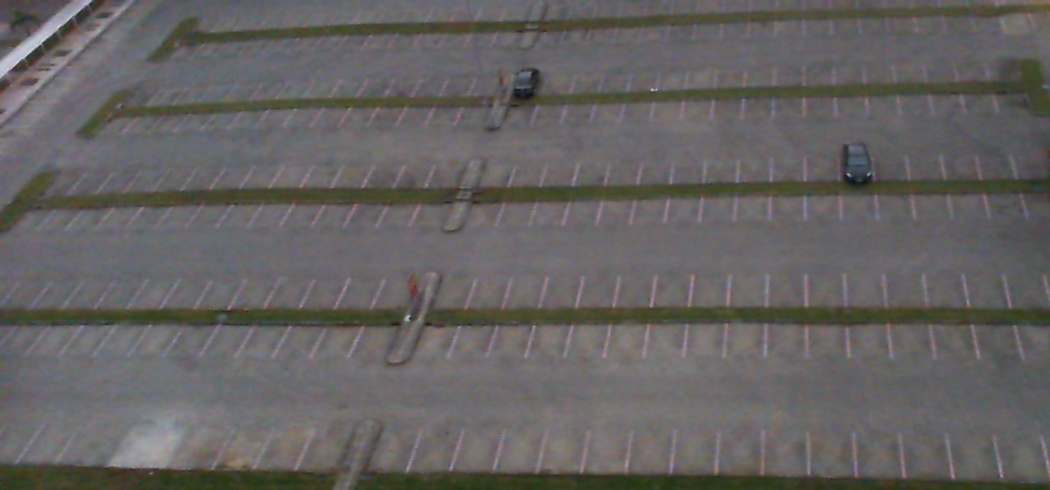
#> input picture Other/ParkingLot/img/test_empty.jpg, 1050 x 490 px, found by its file name
$ jupyter execute --allow-errors McNulty_Scratch_project03-Copy1.ipynb   (shell and % lines are left out)   (Python 2 division)   (older library calls are emulated)
#> lines starting #> are read from the running program, lines starting #| are printed output that depends on the picture; long printed decimals are rounded
[cell 1]
import os
import pandas as pd
import numpy as np
from matplotlib import pyplot as plt
import cv2
from plotly.offline import download_plotlyjs, init_notebook_mode, plot, iplot

[cell 2]
# [13 lines of commented-out code are left out]

[cell 3]
# [17 lines of commented-out code are left out]

[cell 4]
#create working sift file for notebook

# img = cv2.imread('/Users/cbuie/Downloads/PKLot/PKLot/PUCPR/Cloudy/2012-09-12/cropped_img/2012-09-12_06_20_57.jpg')
# img = cv2.imread('/Users/cbuie/Downloads/PKLot/PKLot/PUCPR/Cloudy/2012-09-12/cropped_img/2012-09-12_07_18_22.jpg')
# img = cv2.imread('/Users/cbuie/Desktop/rohan.png')
img = cv2.imread('/Users/cbuie/Desktop/test_empty.jpg')
#> img is the input picture: shape (490, 1050, 3); mean B, G, R 97.3, 98.1, 100.8

gray= cv2.cvtColor(img,cv2.COLOR_BGR2GRAY)
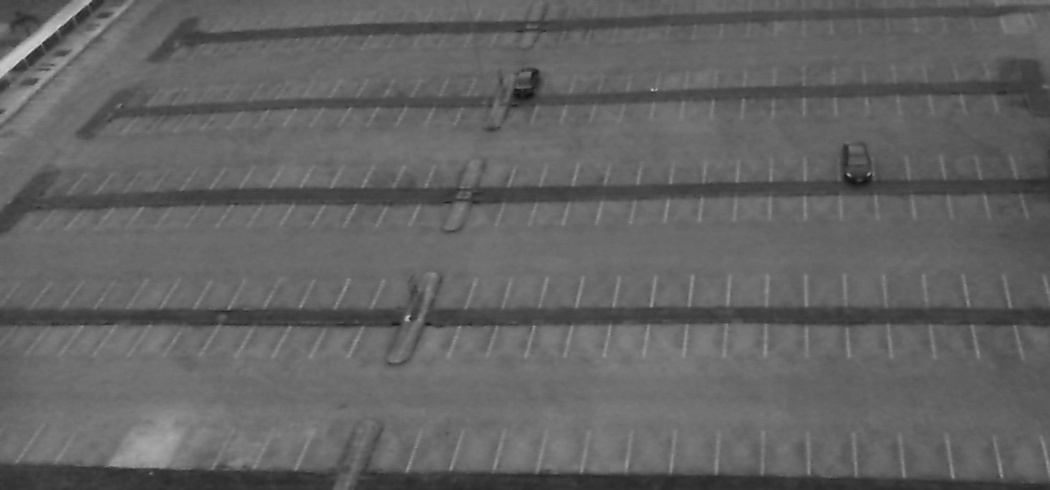
#> gray: shape (490, 1050); min 17, max 214, mean 98.8


sift = cv2.SIFT()
kp = sift.detect(gray,None)
#> kp = 404 keypoints; strongest (x, y, size): (849, 175, 2.2), (407, 318, 3.8), (868, 174, 2.1), (36, 54, 8.5)

img=cv2.drawKeypoints(img,kp)
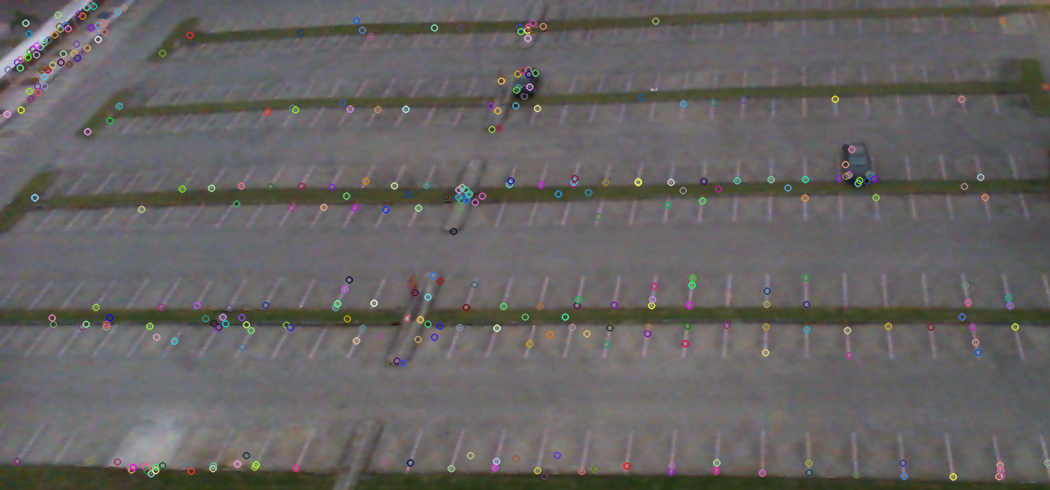
#> img: shape (490, 1050, 3); mean B, G, R 97.9, 98.6, 101.3

cv2.imwrite('/Users/cbuie/Desktop/test_empty_sift.jpg',img)
#> Out = True

[cell 5]
for i in range(5):
    mip  = kp[i]
    print mip.pt, mip.response, mip.size, mip.octave
#> this loop made 5 passes
#> mip on passes 1 to 5: keypoint at (6.7, 113.7), size 4.3, keypoint at (7.6, 69.3), size 2.2, keypoint at (16.9, 461.1), size 2.9, keypoint at (17, 61.9), size 2.1, keypoint at (19.8, 67.5), size 7.9
#| (6.706, 113.728) 0.01512 4.290 12845312
#| (7.615, 69.287) 0.02092 2.157 13238783
#| (16.888, 461.064) 0.01501 2.923 1836031
#| (16.994, 61.925) 0.03421 2.078 10551807
#| (19.782, 67.463) 0.04137 7.918 7012609

[cell 6]
#plot the sift points for the image. Added inversion for y coords to match parking spot points
def get_points (kp):
    points_list = []
    for i in kp:
       points_list.append(i.pt)
#> this loop made 404 passes
#> after the loop, points_list = 404 pairs, first value 6.71 to 1047.2, second value 3.85 to 476.3
    return points_list

img_coords = get_points(kp)
#> img_coords has the same summary as points_list in get_points

list1, list2 = zip(*img_coords)
#> list1 = 404 values from 6.71 to 1047.2; list2 = 404 values, max 476.3 at index 375, min 3.85 at index 57, mean 234.9
list2 = np.array(list2)*-1
#> list2 = 404 values, max -3.85 at index 57, min -476.3 at index 375, mean -234.9
plt.figure(figsize=(16,10))
plt.scatter(list1,list2,alpha=0.4);


df = pd.DataFrame({
        'x': list1,
        'y': list2
    })
#> df = table of 404 rows and 2 columns

#> (the rest of this cell did not finish here and is left out)

[cell 7]
#check coordinates

for i in range(5):print img_coords[i]
#> this loop made 5 passes
#| (6.706, 113.728)
#| (7.615, 69.287)
#| (16.888, 461.064)
#| (16.994, 61.925)
#| (19.782, 67.463)

[cell 8]
# [8 lines of commented-out code are left out]

#> (a cell that did not finish here is left out)

[cell 10]
len(df)
#> Out = 404

#> (a cell that did not finish here is left out)

[cell 12]
#min distance of closest parking spot for sift points
#test of function on itself, it should return the exact point coords


from numpy import random
from scipy.spatial import distance

#> (the rest of this cell did not finish here and is left out)

[cell 13]
#Calculate closest parking spot for all sift ponits

from scipy.spatial import distance
from scipy.spatial.distance import pdist, squareform


#> (the rest of this cell did not finish here and is left out)

#> (a cell that did not finish here is left out)

[cell 15]
import plotly.plotly as py
import cufflinks as cf
import pandas as pd
import numpy as np

cf.set_config_file(offline=True, world_readable=True, theme='white')
#> (this line was passed over: cufflinks is not available in this run)


#> (the rest of this cell did not finish here and is left out)

[cell 16]
#KDTree

from sklearn.neighbors import KDTree
import numpy as np
#> (the rest of this cell did not finish here and is left out)

[cell 17]
import cv2
import numpy as np
from matplotlib import pyplot as plt


img = cv2.imread('/Users/cbuie/Desktop/test_empty.jpg')
img = cv2.medianBlur(img,5)

kernel = np.ones((5,5),np.float32)/25

ret,th1 = cv2.threshold(img,127,255,cv2.THRESH_BINARY)
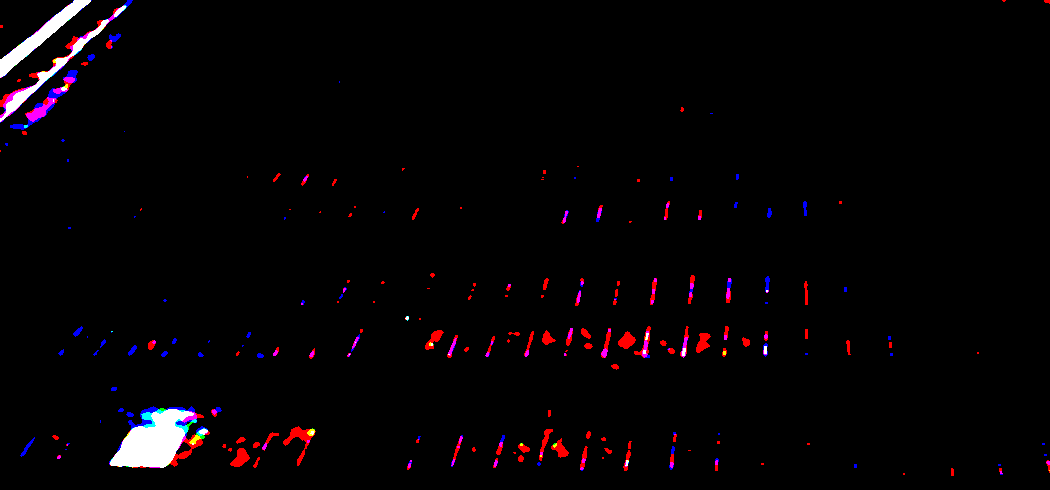
#> th1: shape (490, 1050, 3); mean B, G, R 4.6, 2.9, 6
gradient = cv2.morphologyEx(img, cv2.MORPH_GRADIENT, kernel)
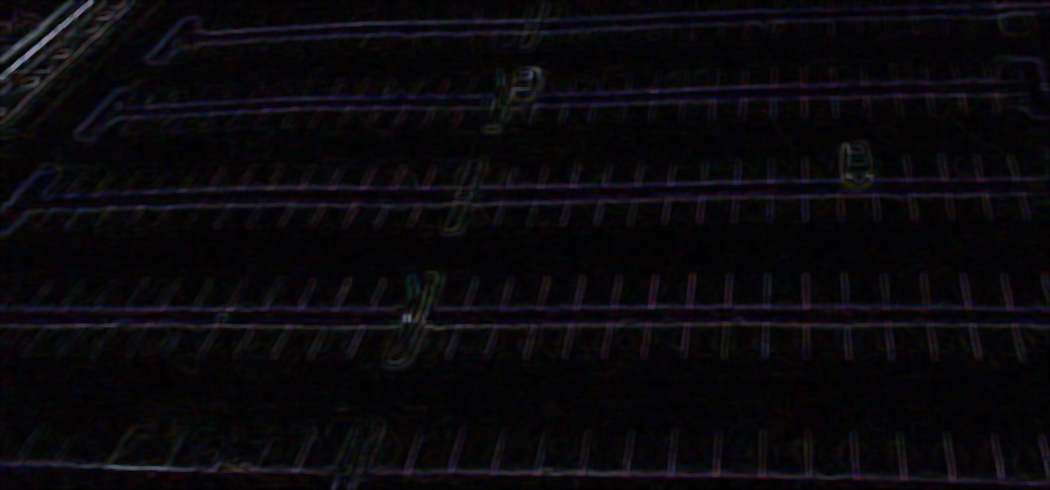
#> gradient: shape (490, 1050, 3); mean B, G, R 11.9, 8.2, 10
# th2 = cv2.adaptiveThreshold(img,255,cv2.ADAPTIVE_THRESH_MEAN_C,cv2.THRESH_BINARY,11,2)
# th3 = cv2.adaptiveThreshold(img,255,cv2.ADAPTIVE_THRESH_GAUSSIAN_C,cv2.THRESH_BINARY,11,2)

titles = ['Original Image', 'Global Thresholding (v = 127)',
            'Adaptive Mean Thresholding', 'Adaptive Gaussian Thresholding']
images = [img, th1]


sift = cv2.SIFT()
kp = sift.detect(img,None)
#> kp = 118 keypoints; strongest (x, y, size): (36, 55, 8.6), (20, 67, 7.9), (407, 318, 3.4), (68, 29, 9)

img3=cv2.drawKeypoints(img,kp)

# [5 lines of commented-out code are left out]

plt.figure(figsize=(16,14))
plt.imshow(img3,'gray')
cv2.imwrite('/Users/cbuie/Desktop/test_blur_sift_empty.jpg',img)
#> Out = True

$ run again, with Other/cropped_img/2012-09-12_07_18_22.jpg copied over Other/ParkingLot/img/test_empty.jpg
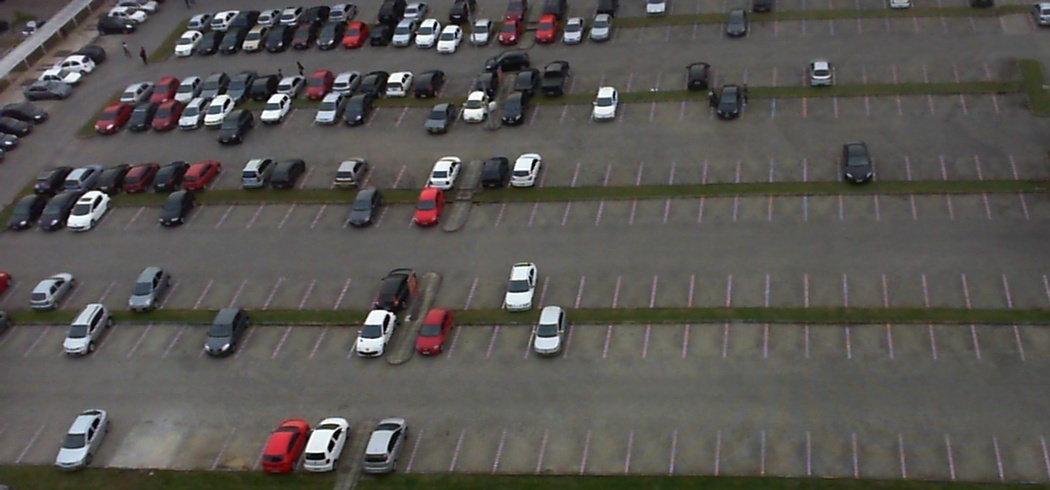
#> input picture Other/cropped_img/2012-09-12_07_18_22.jpg, 1050 x 490 px, found by its file name
#> img is the input picture: shape (490, 1050, 3); mean B, G, R 81.2, 85, 87.3
#> `kp = sift.detect(gray,None)`: kp = 2144 keypoints; strongest (x, y, size): (376, 317, 10.5), (447, 183, 2.3), (331, 445, 4.8), (387, 317, 3.5)
#> `cv2.imwrite('/Users/cbuie/Desktop/test_empty_sift.jpg',img)`: Out = True
#> the loop `for i in range(5):` made 5 passes
#> mip on passes 1 to 5: keypoint at (5.2, 486.5), size 2, keypoint at (7.7, 142.7), size 2.6, keypoint at (8.1, 135.5), size 2.5, keypoint at (8.4, 276.9), size 4.1, keypoint at (8.5, 145.4), size 1.9
#> (printed output is left out)
#> the loop in get_points, `for i in kp:` made 2144 passes
#> after the loop in get_points, `for i in kp:`: points_list = 2144 pairs, first value 5.2 to 1047.1, second value 2.42 to 486.5
#> img_coords has the same summary as points_list in get_points
#> `list1, list2 = zip(*img_coords)`: list1 = 2144 values from 5.2 to 1047.1; list2 = 2144 values, max 486.5 at index 0, min 2.42 at index 435, mean 183
#> `list2 = np.array(list2)*-1`: list2 = 2144 values, max -2.42 at index 435, min -486.5 at index 0, mean -183
#> df = table of 2144 rows and 2 columns
#> the loop `for i in range(5):print img_coords[i]` made 5 passes
#| (5.198, 486.480)
#| (7.675, 142.697)
#| (8.070, 135.481)
#| (8.356, 276.938)
#| (8.513, 145.385)
#> `len(df)`: Out = 2144
#> `gradient = cv2.morphologyEx(img, cv2.MORPH_GRADIENT, kernel)`:
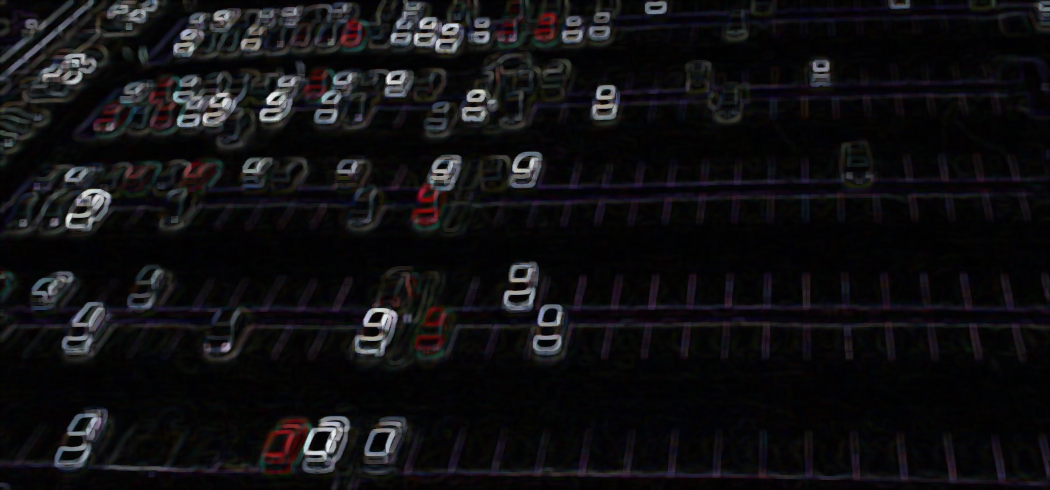
#> gradient: shape (490, 1050, 3); mean B, G, R 17.7, 15.7, 16.5
#> `kp = sift.detect(img,None)`: kp = 770 keypoints; strongest (x, y, size): (376, 317, 10.5), (331, 446, 4.6), (451, 29, 6.2), (74, 220, 8.7)
#> `img3=cv2.drawKeypoints(img,kp)`:
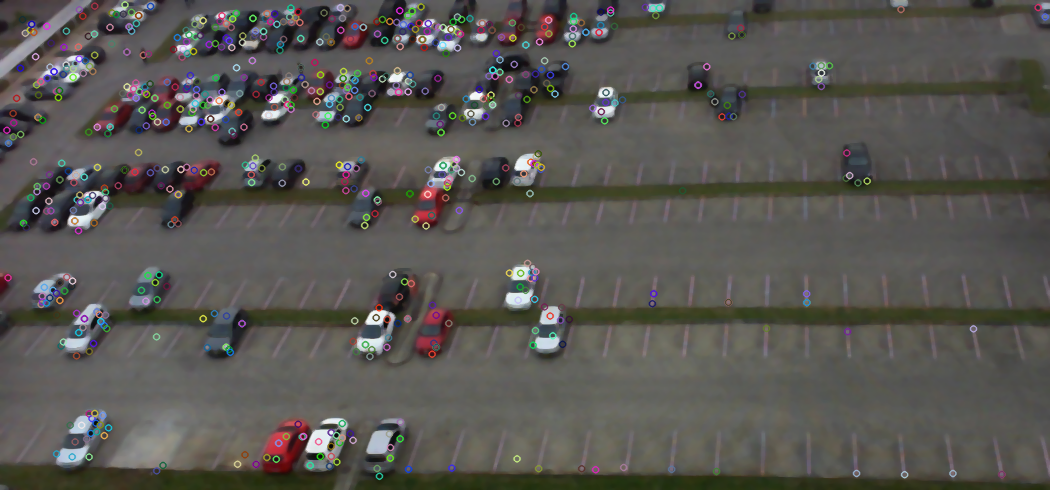
#> img3: shape (490, 1050, 3); mean B, G, R 82.1, 86, 88.1
#> `cv2.imwrite('/Users/cbuie/Desktop/test_blur_sift_empty.jpg',img)`: Out = True
